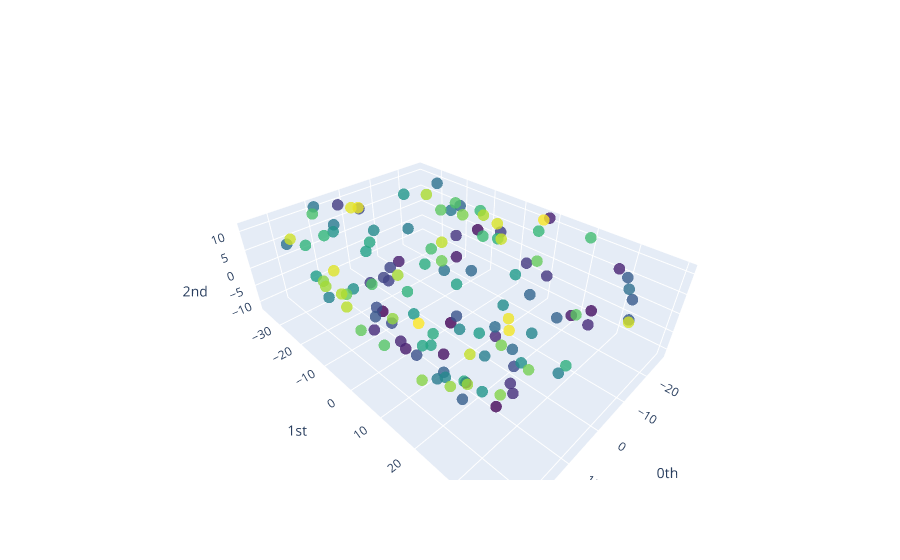

Notebook cell for this chart:
### Code cell
plot_point_cloud(x_train[5])
# x_train[0].shape
